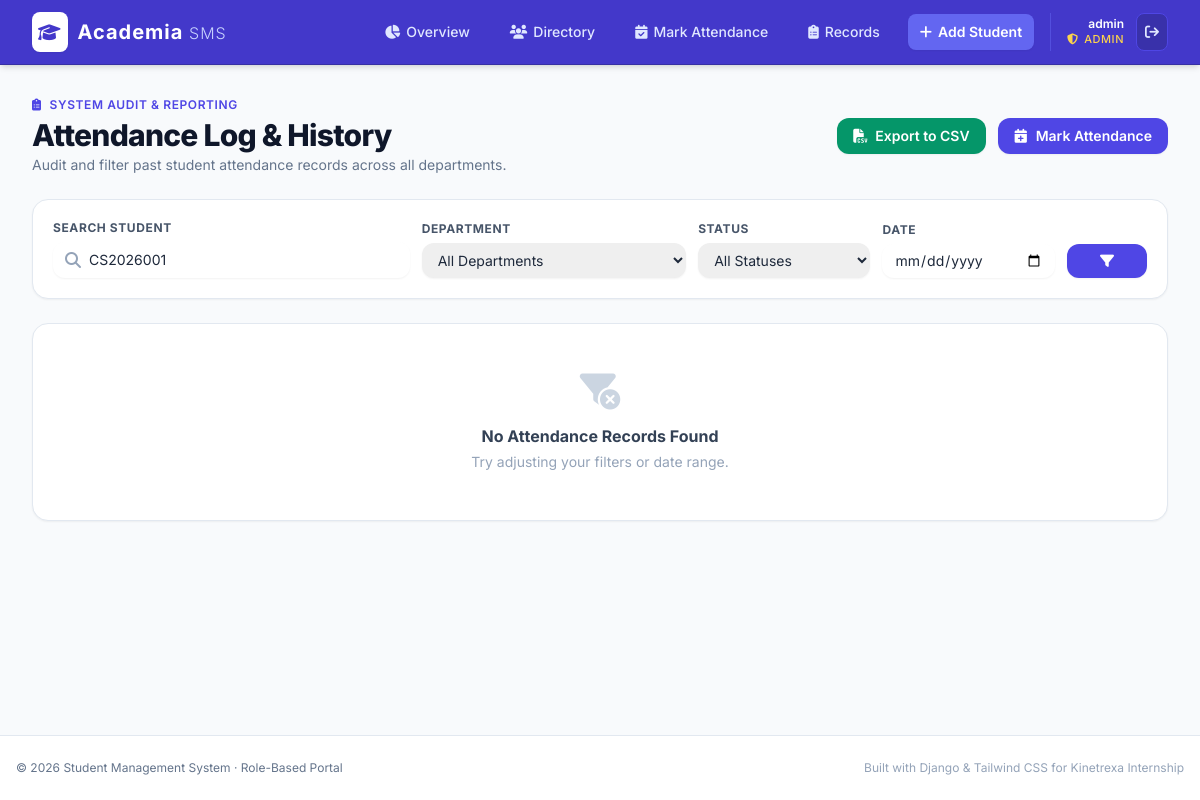
/attendance/records/?q=CS2026001 (signed in), run on an earlier commit of the app's database.
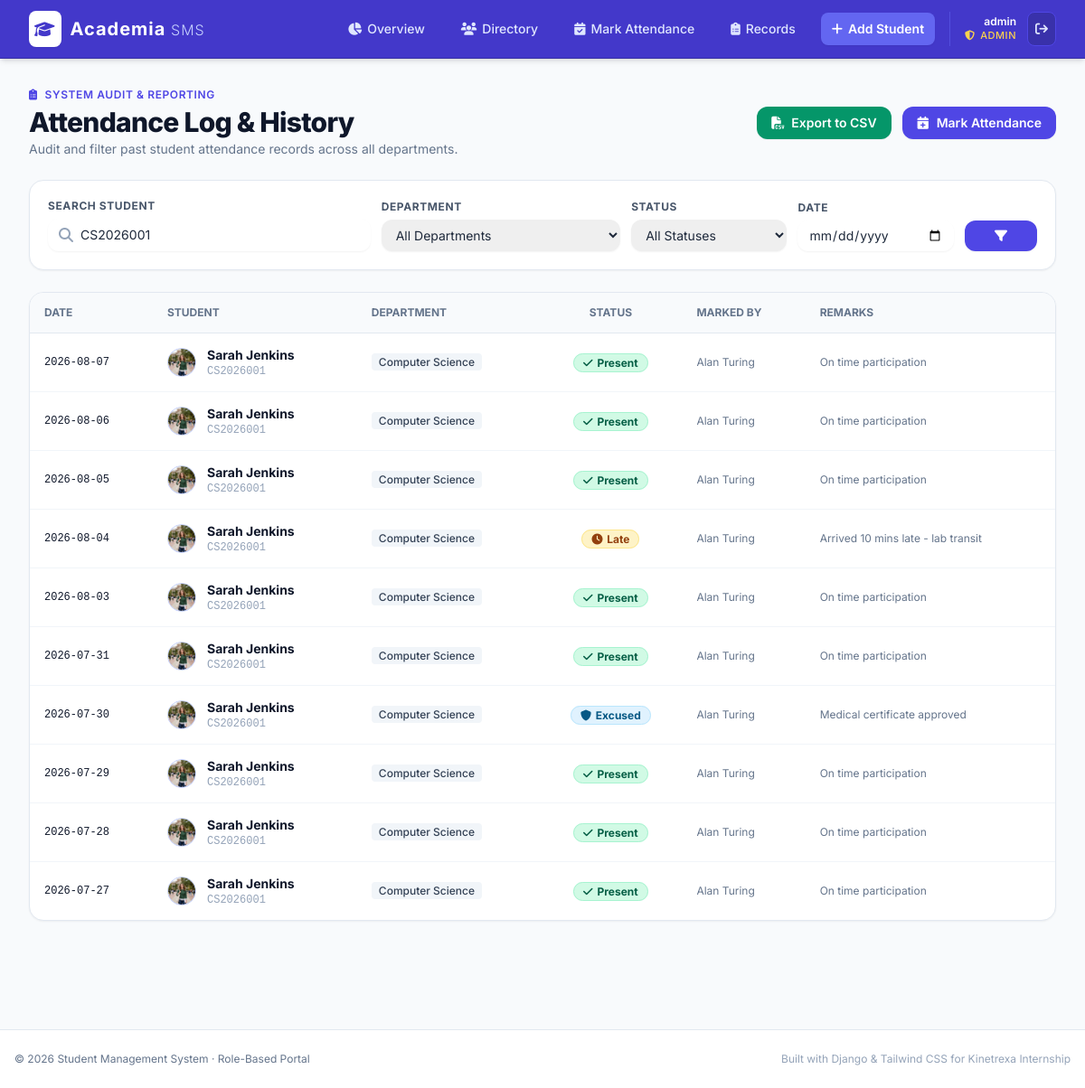
And on a later commit of the database.
### students/models.py (models this page shows, shortened)
class TimeStampedModel(models.Model):
    created_at = models.DateTimeField(auto_now_add=True)
    updated_at = models.DateTimeField(auto_now=True)
    class Meta:
        abstract = True

class Attendance(TimeStampedModel):
    STATUS_CHOICES = [
        ('Present', 'Present'),
        ('Absent', 'Absent'),
        ('Late', 'Late'),
        ('Excused', 'Excused'),
    ]
    student = models.ForeignKey(Student, on_delete=models.CASCADE, related_name='attendance_records')
    date = models.DateField(default=timezone.now)
    status = models.CharField(max_length=10, choices=STATUS_CHOICES, default='Present')
    marked_by = models.ForeignKey(User, on_delete=models.SET_NULL, null=True, blank=True, related_name='marked_attendances')
    remarks = models.CharField(max_length=255, blank=True, null=True)
    class Meta:
        unique_together = ('student', 'date')
        ordering = ['-date', 'student__roll_number']
    @property
    def marked_by_name(self):
        if self.marked_by:
            name = self.marked_by.get_full_name()
            return name if name else self.marked_by.username
        return "System"

class Student(TimeStampedModel):
    roll_number = models.CharField(max_length=20, unique=True)
    first_name = models.CharField(max_length=100)
    last_name = models.CharField(max_length=100)
    email = models.EmailField(unique=True)
    department = models.CharField(max_length=100)
    gpa = models.DecimalField(max_digits=4, decimal_places=2)
    profile_picture = models.ImageField(upload_to='profiles/', blank=True, null=True)
    is_active = models.BooleanField(default=True)
    objects = StudentManager()
    def get_full_name(self):
        return f"{self.first_name} {self.last_name}"

### students/views.py (the view)
# urls.py: path('attendance/records/', views.AttendanceListView.as_view(), name='attendance-records'),
class AttendanceListView(LoginRequiredMixin, ListView):
    model = Attendance
    template_name = 'students/attendance_list.html'
    context_object_name = 'attendances'
    paginate_by = 20
    def get_queryset(self):
        queryset = Attendance.objects.select_related('student', 'marked_by').order_by('-date', 'student__roll_number')
        search_query = self.request.GET.get('q')
        department = self.request.GET.get('dept')
        status = self.request.GET.get('status')
        date_filter = self.request.GET.get('date')
        if search_query:
            queryset = queryset.filter(
                Q(student__roll_number__icontains=search_query) |
                Q(student__first_name__icontains=search_query) |
                Q(student__last_name__icontains=search_query)
            )
        if department:
            queryset = queryset.filter(student__department=department)
        if status:
            queryset = queryset.filter(status=status)
        if date_filter:
            try:
                d = datetime.datetime.strptime(date_filter, '%Y-%m-%d').date()
                queryset = queryset.filter(date=d)
            except ValueError:
                pass
        return queryset
    def get_context_data(self, **kwargs):
        context = super().get_context_data(**kwargs)
        context['search_query'] = self.request.GET.get('q', '')
        context['selected_dept'] = self.request.GET.get('dept', '')
        context['selected_status'] = self.request.GET.get('status', '')
        context['selected_date'] = self.request.GET.get('date', '')
        context['departments'] = Student.objects.values_list('department', flat=True).distinct()
        context['status_choices'] = ['Present', 'Absent', 'Late', 'Excused']
        profile = getattr(self.request.user, 'profile', None)
        context['is_admin'] = profile.is_admin if profile else self.request.user.is_superuser
        context['is_teacher'] = profile.is_teacher if profile else False
        return context

### students/models.py (called while the page is built)
    @property
    def is_admin(self):
        return self.role == 'admin' or self.user.is_superuser

    @property
    def is_teacher(self):
        return self.role == 'teacher'

    @property
    def is_student(self):
        return self.role == 'student'

### students/templates/students/attendance_list.html (shortened to what the changed rows need)
{% extends 'base.html' %}
{% block content %}
<div class="mb-6 flex flex-col md:flex-row md:items-center md:justify-between gap-4">
    <div>
        <h1 class="text-2xl sm:text-3xl font-extrabold text-slate-900 tracking-tight">
            Attendance Log &amp; History
        </h1>
    </div>
</div>
<div class="bg-white rounded-2xl border border-slate-200 shadow-sm overflow-hidden mb-6">
    {% if attendances %}
        <div class="overflow-x-auto">
            <table class="w-full text-left text-sm text-slate-600">
                <thead class="bg-slate-50 text-xs uppercase font-bold text-slate-500 border-b border-slate-200">
                    <tr>
                        <th class="py-3.5 px-4">Date</th>
                        <th class="py-3.5 px-4">Student</th>
                        <th class="py-3.5 px-4">Department</th>
                        <th class="py-3.5 px-4 text-center">Status</th>
                        <th class="py-3.5 px-4">Marked By</th>
                        <th class="py-3.5 px-4">Remarks</th>
                    </tr>
                </thead>
                <tbody class="divide-y divide-slate-100">
                    {% for rec in attendances %}
                        <tr class="hover:bg-slate-50/70 transition">
                            <td class="py-3.5 px-4 font-mono font-medium text-slate-900 text-xs">
                                {{ rec.date|date:"Y-m-d" }}
                            </td>
                            <td class="py-3.5 px-4">
                                <div class="flex items-center space-x-3">
                                    <div class="w-8 h-8 rounded-full bg-indigo-100 text-indigo-700 font-bold flex items-center justify-center text-xs overflow-hidden border border-indigo-200 flex-shrink-0">
                                        {% if rec.student.profile_picture %}
                                            <img src="{{ rec.student.profile_picture.url }}" alt="{{ rec.student.first_name }}" class="w-full h-full object-cover">
                                        {% else %}
                                            {{ rec.student.first_name|first }}{{ rec.student.last_name|first }}
                                        {% endif %}
                                    </div>
                                    <div>
                                        <a href="{% url 'student-detail' rec.student.pk %}" class="font-bold text-slate-900 hover:text-indigo-600 transition">
                                            {{ rec.student.get_full_name }}
                                        </a>
                                        <span class="text-xs text-slate-400 block font-mono">{{ rec.student.roll_number }}</span>
                                    </div>
                                </div>
                            </td>
                            <td class="py-3.5 px-4 text-xs font-medium text-slate-600">
                                <span class="bg-slate-100 text-slate-700 px-2 py-0.5 rounded">
                                    {{ rec.student.department }}
                                </span>
                            </td>
                            <td class="py-3.5 px-4 text-center">
                                {% if rec.status == 'Present' %}
                                    <span class="px-2.5 py-0.5 rounded-full text-xs font-bold bg-emerald-100 text-emerald-800 border border-emerald-200">
                                        <i class="fa-solid fa-check mr-0.5"></i> Present
                                    </span>
                                {% elif rec.status == 'Absent' %}
                                    <span class="px-2.5 py-0.5 rounded-full text-xs font-bold bg-rose-100 text-rose-800 border border-rose-200">
                                        <i class="fa-solid fa-xmark mr-0.5"></i> Absent
                                    </span>
                                {% elif rec.status == 'Late' %}
                                    <span class="px-2.5 py-0.5 rounded-full text-xs font-bold bg-amber-100 text-amber-800 border border-amber-200">
                                        <i class="fa-solid fa-clock mr-0.5"></i> Late
                                    </span>
                                {% else %}
                                    <span class="px-2.5 py-0.5 rounded-full text-xs font-bold bg-sky-100 text-sky-800 border border-sky-200">
                                        <i class="fa-solid fa-shield mr-0.5"></i> Excused
                                    </span>
                                {% endif %}
                            </td>
                            <td class="py-3.5 px-4 text-xs text-slate-500">
                                {{ rec.marked_by_name }}
                            </td>
                            <td class="py-3.5 px-4 text-xs text-slate-500">
                                {{ rec.remarks|default:"-" }}
                            </td>
                        </tr>
                    {% endfor %}
                </tbody>
            </table>
        </div>
    {% else %}
        <div class="p-12 text-center">
            <i class="fa-solid fa-filter-circle-xmark text-4xl text-slate-300 mb-3"></i>
            <h3 class="text-base font-bold text-slate-700">No Attendance Records Found</h3>
            <p class="text-sm text-slate-400 mt-1">Try adjusting your filters or date range.</p>
        </div>
    {% endif %}
</div>
{% endblock %}

What changed in the data, as far as the page shows it:
added Attendance: date "2026-08-07", student.profile_picture (picture), student.get_full_name "Sarah Jenkins", student.roll_number "CS2026001", student.department "Computer Science", status "Present" (drawn), marked_by_name "Alan Turing", remarks "On time participation"
added Attendance: date "2026-08-06", student.profile_picture (picture), student.get_full_name "Sarah Jenkins", student.roll_number "CS2026001", student.department "Computer Science", status "Present" (drawn), marked_by_name "Alan Turing", remarks "On time participation"
added Attendance: date "2026-08-05", student.profile_picture (picture), student.get_full_name "Sarah Jenkins", student.roll_number "CS2026001", student.department "Computer Science", status "Present" (drawn), marked_by_name "Alan Turing", remarks "On time participation"
added Attendance: date "2026-08-04", student.profile_picture (picture), student.get_full_name "Sarah Jenkins", student.roll_number "CS2026001", student.department "Computer Science", status "Late" (drawn), marked_by_name "Alan Turing", remarks "Arrived 10 mins late - lab transit"
added Attendance: date "2026-08-03", student.profile_picture (picture), student.get_full_name "Sarah Jenkins", student.roll_number "CS2026001", student.department "Computer Science", status "Present" (drawn), marked_by_name "Alan Turing", remarks "On time participation"
added Attendance: date "2026-07-31", student.profile_picture (picture), student.get_full_name "Sarah Jenkins", student.roll_number "CS2026001", student.department "Computer Science", status "Present" (drawn), marked_by_name "Alan Turing", remarks "On time participation"
added Attendance: date "2026-07-30", student.profile_picture (picture), student.get_full_name "Sarah Jenkins", student.roll_number "CS2026001", student.department "Computer Science", status "Excused" (drawn), marked_by_name "Alan Turing", remarks "Medical certificate approved"
added Attendance: date "2026-07-29", student.profile_picture (picture), student.get_full_name "Sarah Jenkins", student.roll_number "CS2026001", student.department "Computer Science", status "Present" (drawn), marked_by_name "Alan Turing", remarks "On time participation"
added Attendance: date "2026-07-28", student.profile_picture (picture), student.get_full_name "Sarah Jenkins", student.roll_number "CS2026001", student.department "Computer Science", status "Present" (drawn), marked_by_name "Alan Turing", remarks "On time participation"
added Attendance: date "2026-07-27", student.profile_picture (picture), student.get_full_name "Sarah Jenkins", student.roll_number "CS2026001", student.department "Computer Science", status "Present" (drawn), marked_by_name "Alan Turing", remarks "On time participation"
Also different on the page:
text no longer shown: "No Attendance Records Found Try adjusting your filters or date range."
text now shown: "DATE STUDENT DEPARTMENT STATUS MARKED BY REMARKS"
